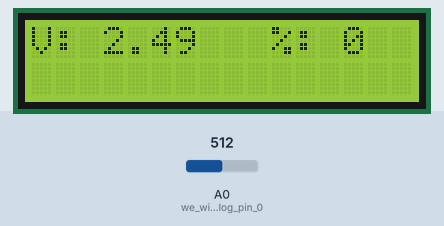
Simulated run of this sketch. Board: Arduino Uno, built with avr-gcc and run on an emulated ATmega328P. Shown: 16×2 character LCD. Inputs (shaded band) come from the test bench; at power-on: A0 (we_will_use_analog_pin_0) = 512.

Above: at 1.2 s.
1.3 s: A0 (we_will_use_analog_pin_0) set to 706
At 2.8 s:
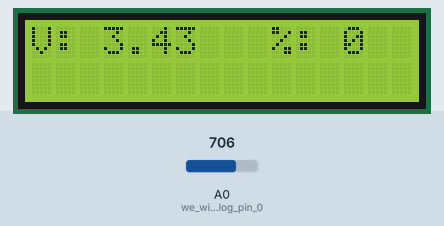
5.4 s: A0 (we_will_use_analog_pin_0) set to 733
At 6.8 s:
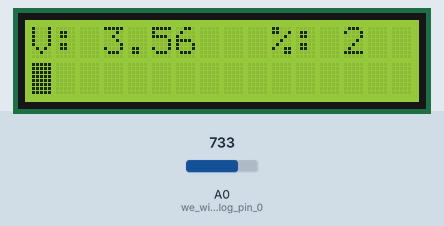
9.5 s: A0 (we_will_use_analog_pin_0) set to 900
At 10.7 s:
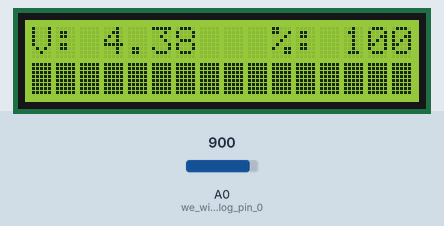
13.6 s: A0 (we_will_use_analog_pin_0) set to 876
At 14.8 s:
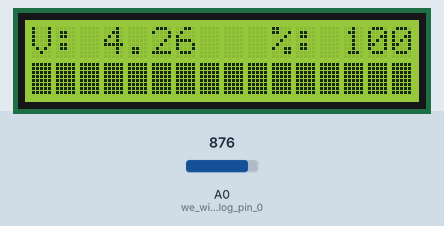
16.6 s: A0 (we_will_use_analog_pin_0) set to 846
At 17.8 s:
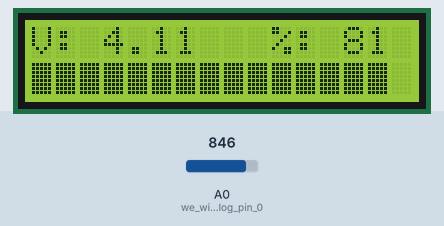
20.7 s: A0 (we_will_use_analog_pin_0) set to 831
At 21.8 s:
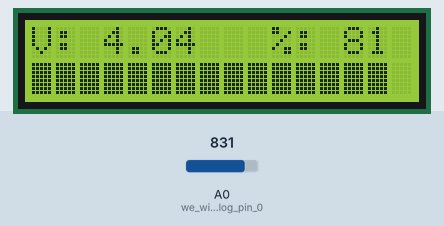
23.6 s: A0 (we_will_use_analog_pin_0) set to 812
Timing chart, 0 to 26.6 s (numbered marks = the images above; inputs shaded):
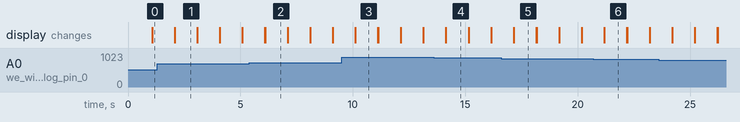

The sketch:

18650_charger.ino
```cpp
/*
 * Arduino 18650 Battery Gauge
 *
 * learnelectronics
 * 13 JUL 2017
 *
 * www.youtube.com/c/learnelectronics
 */

#include <LiquidCrystal.h>                    //we need the library for the lcd display

LiquidCrystal lcd(4, 6, 10, 11, 12, 13);      //we ned to tell the arduino which pins to use with the lcd

float rawV = 0.0;                             //a variable with a decimal point to hold battery voltage
int batC = 0;                                 //a variable with no decimal point to hold battery percentage
int graph = 0;                                //a variable with no decimal point to hold the value for the graph

void setup() {                                //only runs when the Arduino is powered on reset

  lcd.begin(16, 2);                           //start lcd with 16 columns & 2 rows
  lcd.clear();                                //clear any garbage from screen
  pinMode(A0,INPUT);                          //we will use analog pin 0 to read voltage from 18650

}

void loop() {                                 //runs over and over

  rawV = (analogRead(A0)*4.98)/1024;          //figure out the battery voltage (4.98 is the actual reading of my 5V pin)


                                              //some logic to set values

  if (rawV <3.6){                             //battery @ 3.5V or less
  batC = 0;                                   //% = 0
  graph = 0;                                  //# of graph segments to light
  }

if(rawV > 3.5 && rawV < 3.7){                 //battery @ 3.6V
  batC = 2;
  graph = 1;
  }

if (rawV > 3.6 && rawV < 3.8){                //battery @ 3.7V
  batC = 12;
  graph = 4;
  }

if (rawV > 3.7 && rawV <3.9){                 //battery @ 3.8V
  batC = 42;
  graph = 7;
  }

if (rawV > 3.8 && rawV < 4.0){                //battery @ 3.9V
  batC = 62;
  graph = 10;
  }

if (rawV > 3.9 && rawV < 4.1){                //battery @ 4.0V
  batC = 79;
  graph = 13;
  }

if (rawV > 4.0 && rawV < 4.2){                //battery @ 4.1V
  batC = 81;
  graph = 15;
  }

if (rawV > 4.19){                             //battery @ 4.2V
  batC = 100;
  graph = 16;
  }


                                              //send all the values to the lcd

  lcd.setCursor(0,0);
  lcd.print("V:");
  lcd.setCursor(3,0);
  lcd.print(rawV);
  lcd.setCursor(10,0);
  lcd.print("%:");
  lcd.setCursor(13,0);
  lcd.print(batC);
  lcd.setCursor(0,1);
  for(int m = 0; m < graph; m++){             //draw the graph (light up m number of segments)
    lcd.write(255);
  }

delay(1000);                                  //wait one second to stabilize

lcd.clear();                                  //clear previous data from lcd


}
```

Measured:
- the behaviour switches between 719 and 720 on A0 (we_will_use_analog_pin_0) (found by bisection; images 1 and 2)
- the behaviour switches between 862 and 861 on A0 (we_will_use_analog_pin_0) (found by bisection; images 4 and 5)
- after the input at 1.3 s, the display: first differs from a run without the input after 0.78 s (image 1)
- after the input at 5.4 s, the display: first differs from a run without the input after 0.69 s (image 2)
- after the input at 9.5 s, the display: first differs from a run without the input after 0.62 s (image 3)
- after the input at 13.6 s, the display: first differs from a run without the input after 0.54 s (image 4)
- after the input at 16.6 s, the display: first differs from a run without the input after 0.56 s (image 5)
- after the input at 20.7 s, the display: first differs from a run without the input after 0.49 s (image 6)
